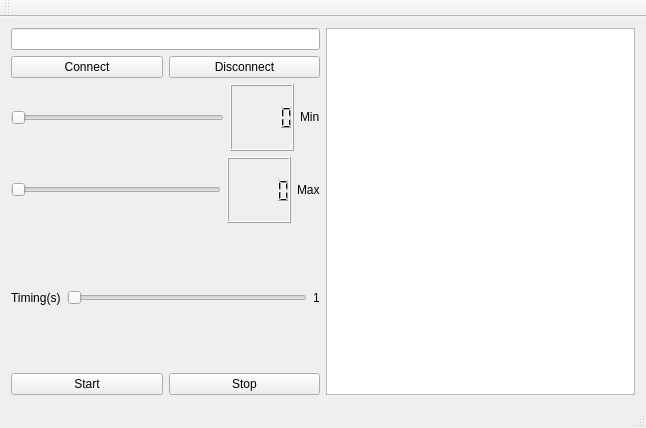
<?xml version="1.0" encoding="UTF-8"?>
<ui version="4.0">
 <class>MainWindow</class>
 <widget class="QMainWindow" name="MainWindow">
  <property name="geometry">
   <rect>
    <x>0</x>
    <y>0</y>
    <width>646</width>
    <height>428</height>
   </rect>
  </property>
  <property name="windowTitle">
   <string>MainWindow</string>
  </property>
  <widget class="QWidget" name="centralWidget">
   <layout class="QVBoxLayout" name="verticalLayout_5">
    <item>
     <layout class="QHBoxLayout" name="horizontalLayout_6">
      <item>
       <layout class="QVBoxLayout" name="verticalLayout_4">
        <item>
         <widget class="QLineEdit" name="lineEditIP"/>
        </item>
        <item>
         <layout class="QVBoxLayout" name="verticalLayout_3" stretch="10,80,10">
          <item>
           <layout class="QHBoxLayout" name="horizontalLayout_4">
            <item>
             <widget class="QPushButton" name="pushButtonConnect">
              <property name="text">
               <string>Connect</string>
              </property>
             </widget>
            </item>
            <item>
             <widget class="QPushButton" name="pushButtonDisconnect">
              <property name="text">
               <string>Disconnect</string>
              </property>
             </widget>
            </item>
           </layout>
          </item>
          <item>
           <layout class="QVBoxLayout" name="verticalLayout_2">
            <item>
             <layout class="QVBoxLayout" name="verticalLayout">
              <item>
               <layout class="QHBoxLayout" name="horizontalLayout">
                <item>
                 <widget class="QSlider" name="horizontalSliderMin">
                  <property name="orientation">
                   <enum>Qt::Horizontal</enum>
                  </property>
                 </widget>
                </item>
                <item>
                 <widget class="QLCDNumber" name="lcdMin"/>
                </item>
                <item>
                 <widget class="QLabel" name="label">
                  <property name="text">
                   <string>&lt;html&gt;&lt;head/&gt;&lt;body&gt;&lt;p&gt;Min&lt;/p&gt;&lt;/body&gt;&lt;/html&gt;</string>
                  </property>
                 </widget>
                </item>
               </layout>
              </item>
              <item>
               <layout class="QHBoxLayout" name="horizontalLayout_2">
                <item>
                 <widget class="QSlider" name="horizontalSliderMax">
                  <property name="orientation">
                   <enum>Qt::Horizontal</enum>
                  </property>
                 </widget>
                </item>
                <item>
                 <widget class="QLCDNumber" name="lcdMax"/>
                </item>
                <item>
                 <widget class="QLabel" name="label_2">
                  <property name="text">
                   <string>Max</string>
                  </property>
                 </widget>
                </item>
               </layout>
              </item>
             </layout>
            </item>
            <item>
             <layout class="QHBoxLayout" name="horizontalLayout_3">
              <item>
               <widget class="QLabel" name="label_3">
                <property name="text">
                 <string>Timing(s)</string>
                </property>
               </widget>
              </item>
              <item>
               <widget class="QSlider" name="horizontalSliderTiming">
                <property name="orientation">
                 <enum>Qt::Horizontal</enum>
                </property>
               </widget>
              </item>
              <item>
               <widget class="QLabel" name="labelTiming">
                <property name="text">
                 <string>1</string>
                </property>
               </widget>
              </item>
             </layout>
            </item>
           </layout>
          </item>
          <item>
           <layout class="QHBoxLayout" name="horizontalLayout_5">
            <item>
             <widget class="QPushButton" name="pushButtonStart">
              <property name="text">
               <string>Start</string>
              </property>
             </widget>
            </item>
            <item>
             <widget class="QPushButton" name="pushButtonStop">
              <property name="text">
               <string>Stop</string>
              </property>
             </widget>
            </item>
           </layout>
          </item>
         </layout>
        </item>
       </layout>
      </item>
      <item>
       <widget class="QTextEdit" name="textEditDados"/>
      </item>
     </layout>
    </item>
   </layout>
  </widget>
  <widget class="QMenuBar" name="menuBar">
   <property name="geometry">
    <rect>
     <x>0</x>
     <y>0</y>
     <width>646</width>
     <height>22</height>
    </rect>
   </property>
  </widget>
  <widget class="QToolBar" name="mainToolBar">
   <attribute name="toolBarArea">
    <enum>TopToolBarArea</enum>
   </attribute>
   <attribute name="toolBarBreak">
    <bool>false</bool>
   </attribute>
  </widget>
  <widget class="QStatusBar" name="statusBar"/>
 </widget>
 <layoutdefault spacing="6" margin="11"/>
 <resources/>
 <connections>
  <connection>
   <sender>horizontalSliderMin</sender>
   <signal>valueChanged(int)</signal>
   <receiver>lcdMin</receiver>
   <slot>display(int)</slot>
   <hints>
    <hint type="sourcelabel">
     <x>89</x>
     <y>140</y>
    </hint>
    <hint type="destinationlabel">
     <x>258</x>
     <y>157</y>
    </hint>
   </hints>
  </connection>
  <connection>
   <sender>horizontalSliderMax</sender>
   <signal>valueChanged(int)</signal>
   <receiver>lcdMax</receiver>
   <slot>display(int)</slot>
   <hints>
    <hint type="sourcelabel">
     <x>125</x>
     <y>208</y>
    </hint>
    <hint type="destinationlabel">
     <x>296</x>
     <y>222</y>
    </hint>
   </hints>
  </connection>
  <connection>
   <sender>horizontalSliderTiming</sender>
   <signal>valueChanged(int)</signal>
   <receiver>labelTiming</receiver>
   <slot>setNum(int)</slot>
   <hints>
    <hint type="sourcelabel">
     <x>162</x>
     <y>301</y>
    </hint>
    <hint type="destinationlabel">
     <x>337</x>
     <y>247</y>
    </hint>
   </hints>
  </connection>
 </connections>
</ui>
